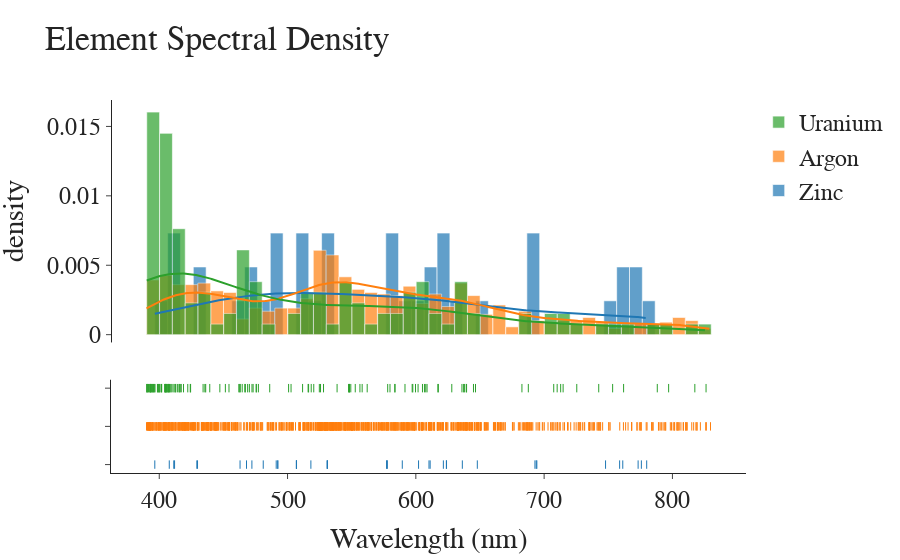

Notebook code cell kept with this figure:
### Code cell
import spectraldb.spectraldensity as sd
reload(sd)
import spectraldb.spectraldensity as sd

sd.visible_spectral_density(["Zinc", "Argon", "Uranium"], bin_size=10)

### Figure 1 — Plotly figure (JSON) as saved in the notebook; plotly's stock layout.template omitted (floating-point values rounded to 4 significant figures; data arrays with more than 128 entries replaced by an {"elided": "..."} marker saying what was removed)
{"data": [{"autobinx": false, "histnorm": "probability density", "legendgroup": "Zinc", "marker": {"color": "rgb(31, 119, 180)"}, "name": "Zinc", "opacity": 0.7, "type": "histogram", "x": [396.5, 407.8, 411.3, 411.9, 429.3, 429.8, 463.0, 468.0, 472.2, 481.1, 491.2, 492.4, 492.4, 506.9, 506.9, 507.0, 518.2, 530.9, 531.0, 531.1, 577.2, 577.5, 577.7, 589.4, 602.1, 610.2, 611.2, 621.5, 623.8, 623.9, 636.2, 647.9, 692.8, 693.8, 694.3, 747.9, 758.8, 761.3, 773.2, 775.8, 779.9], "xaxis": "x", "xbins": {"end": 779.9, "size": 10, "start": 396.5}, "yaxis": "y"}, {"autobinx": false, "histnorm": "probability density", "legendgroup": "Argon", "marker": {"color": "rgb(255, 127, 14)"}, "name": "Argon", "opacity": 0.7, "type": "histogram", "x": {"elided": "888 float values"}, "xaxis": "x", "xbins": {"end": 829.7, "size": 10, "start": 390.1}, "yaxis": "y"}, {"autobinx": false, "histnorm": "probability density", "legendgroup": "Uranium", "marker": {"color": "rgb(44, 160, 44)"}, "name": "Uranium", "opacity": 0.7, "type": "histogram", "x": {"elided": "131 float values"}, "xaxis": "x", "xbins": {"end": 826.2, "size": 10, "start": 390.3}, "yaxis": "y"}, {"legendgroup": "Zinc", "marker": {"color": "rgb(31, 119, 180)"}, "mode": "lines", "name": "Zinc", "showlegend": false, "type": "scatter", "x": {"elided": "500 float values"}, "xaxis": "x", "y": {"elided": "500 float values"}, "yaxis": "y"}, {"legendgroup": "Argon", "marker": {"color": "rgb(255, 127, 14)"}, "mode": "lines", "name": "Argon", "showlegend": false, "type": "scatter", "x": {"elided": "500 float values"}, "xaxis": "x", "y": {"elided": "500 float values"}, "yaxis": "y"}, {"legendgroup": "Uranium", "marker": {"color": "rgb(44, 160, 44)"}, "mode": "lines", "name": "Uranium", "showlegend": false, "type": "scatter", "x": {"elided": "500 float values"}, "xaxis": "x", "y": {"elided": "500 float values"}, "yaxis": "y"}, {"legendgroup": "Zinc", "marker": {"color": "rgb(31, 119, 180)", "symbol": "line-ns-open"}, "mode": "markers", "name": "Zinc", "showlegend": false, "type": "scatter", "x": [396.5, 407.8, 411.3, 411.9, 429.3, 429.8, 463.0, 468.0, 472.2, 481.1, 491.2, 492.4, 492.4, 506.9, 506.9, 507.0, 518.2, 530.9, 531.0, 531.1, 577.2, 577.5, 577.7, 589.4, 602.1, 610.2, 611.2, 621.5, 623.8, 623.9, 636.2, 647.9, 692.8, 693.8, 694.3, 747.9, 758.8, 761.3, 773.2, 775.8, 779.9], "xaxis": "x", "y": ["Zinc", "Zinc", "Zinc", "Zinc", "Zinc", "Zinc", "Zinc", "Zinc", "Zinc", "Zinc", "Zinc", "Zinc", "Zinc", "Zinc", "Zinc", "Zinc", "Zinc", "Zinc", "Zinc", "Zinc", "Zinc", "Zinc", "Zinc", "Zinc", "Zinc", "Zinc", "Zinc", "Zinc", "Zinc", "Zinc", "Zinc", "Zinc", "Zinc", "Zinc", "Zinc", "Zinc", "Zinc", "Zinc", "Zinc", "Zinc", "Zinc"], "yaxis": "y2"}, {"legendgroup": "Argon", "marker": {"color": "rgb(255, 127, 14)", "symbol": "line-ns-open"}, "mode": "markers", "name": "Argon", "showlegend": false, "type": "scatter", "x": {"elided": "888 float values"}, "xaxis": "x", "y": {"elided": "888 str values"}, "yaxis": "y2"}, {"legendgroup": "Uranium", "marker": {"color": "rgb(44, 160, 44)", "symbol": "line-ns-open"}, "mode": "markers", "name": "Uranium", "showlegend": false, "type": "scatter", "x": {"elided": "131 float values"}, "xaxis": "x", "y": {"elided": "131 str values"}, "yaxis": "y2"}], "layout": {"barmode": "overlay", "font": {"family": "Times New Roman", "size": 24}, "hovermode": "closest", "legend": {"traceorder": "reversed"}, "title": {"text": "Element Spectral Density"}, "xaxis": {"anchor": "y2", "automargin": true, "domain": [0, 1], "title": {"text": "Wavelength (nm)"}, "zeroline": false}, "yaxis": {"anchor": "free", "automargin": true, "domain": [0.35, 1], "position": 0, "title": {"text": "density"}}, "yaxis2": {"anchor": "x", "domain": [0, 0.25], "dtick": 1, "showticklabels": false}}}
